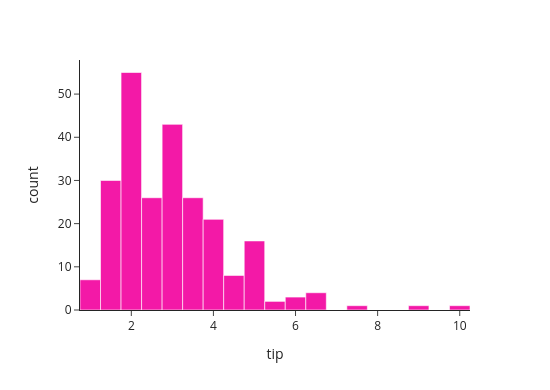

The notebook cell saved with this chart:
### Code cell
colors=('#F319A7','#6DD2CD')
fig= px.histogram(data_frame=df, x="tip", nbins= 20, color_discrete_sequence= colors, template= "simple_white", width= 550, height= 390)
fig.show()

### Figure 1 — Plotly figure (JSON) as saved in the notebook; plotly's stock layout.template omitted (floating-point values rounded to 4 significant figures; data arrays with more than 128 entries replaced by an {"elided": "..."} marker saying what was removed)
{"data": [{"bingroup": "x", "hovertemplate": "tip=%{x}<br>count=%{y}<extra></extra>", "legendgroup": "", "marker": {"color": "#F319A7", "pattern": {"shape": ""}}, "name": "", "nbinsx": 20, "orientation": "v", "showlegend": false, "type": "histogram", "x": {"elided": "244 float values"}, "xaxis": "x", "yaxis": "y"}], "layout": {"barmode": "relative", "height": 390, "legend": {"tracegroupgap": 0}, "margin": {"t": 60}, "width": 550, "xaxis": {"anchor": "y", "domain": [0, 1], "title": {"text": "tip"}}, "yaxis": {"anchor": "x", "domain": [0, 1], "title": {"text": "count"}}}}
